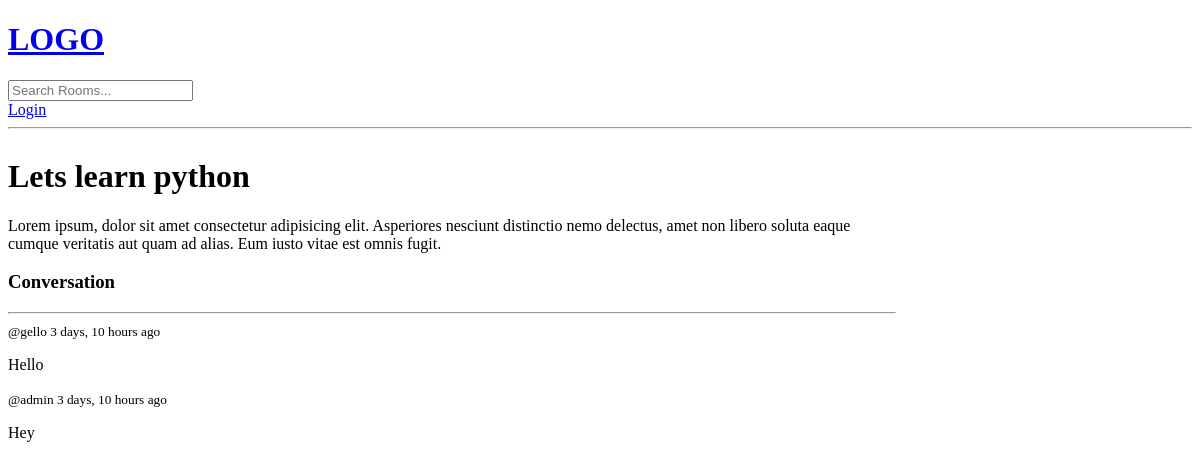
The app's page /room/1/, older data.
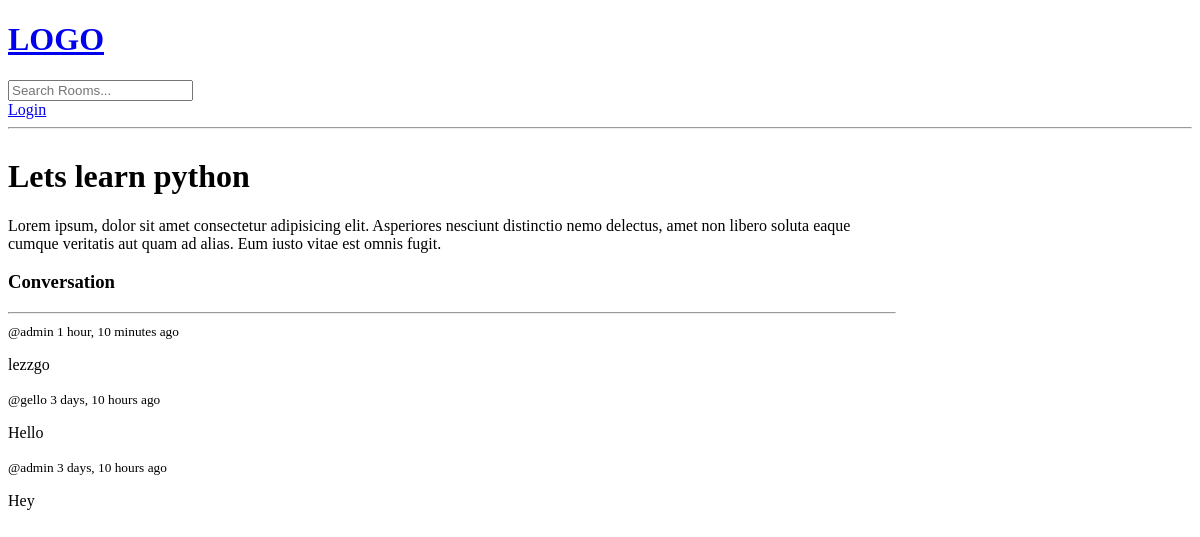
The same page, newer data.
### base/models.py (models this page shows, shortened)
class Message(models.Model):
    user = models.ForeignKey(User, on_delete=models.CASCADE)
    room = models.ForeignKey(Room, on_delete=models.CASCADE)
    body = models.TextField()
    updated = models.DateTimeField(auto_now=True)
    created = models.DateTimeField(auto_now_add=True)

### base/views.py (the view)
# urls.py: path('room/<str:pk>/',views.room, name="room"),
def room(request, pk):
    room= Room.objects.get(id=pk)
    room_messages = room.message_set.all().order_by('-created')
    participants = room.participants.all()
    if request.method == 'POST':
        message = request.POST.get('body')
        Message.objects.create(room=room, user=request.user, body=message)
        room.participants.add(request.user)
        return redirect('room', pk=pk)
    context = {'room': room, 'room_messages': room_messages, 'participants': participants}
    return render(request, 'base/room.html', context)

### base/templates/base/room.html (shortened to what this page needs)
{% extends 'main.html' %}
{% block content %}
<div class="room-container">
    <div>
        <h1>{{room.name}}</h1>
        <p>{{room.description}}</p>
        <div class="comment-wrapper">
            <h3>Conversation</h3>
            <hr>
            {% for message in room_messages %}
            <div>
                <small>@{{message.user}}  {{message.created|timesince}} ago</small>
                <p>{{message.body}}</p>
            </div>
            {% endfor %}
        </div>
{% endblock %}

Row changes from the older to the newer data that the page shows:
added Message: user "admin", created "1 hour, 10 minutes", body "lezzgo"
